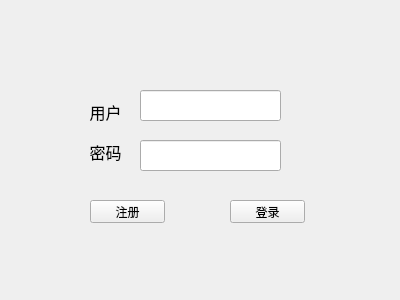
<?xml version="1.0" encoding="UTF-8"?>
<ui version="4.0">
 <class>Widget</class>
 <widget class="QWidget" name="Widget">
  <property name="geometry">
   <rect>
    <x>0</x>
    <y>0</y>
    <width>400</width>
    <height>300</height>
   </rect>
  </property>
  <property name="windowTitle">
   <string>Widget</string>
  </property>
  <widget class="QLabel" name="label">
   <property name="geometry">
    <rect>
     <x>80</x>
     <y>100</y>
     <width>51</width>
     <height>21</height>
    </rect>
   </property>
   <property name="text">
    <string>&lt;html&gt;&lt;head/&gt;&lt;body&gt;&lt;p align=&quot;center&quot;&gt;&lt;span style=&quot; font-size:12pt;&quot;&gt;用户&lt;/span&gt;&lt;/p&gt;&lt;/body&gt;&lt;/html&gt;</string>
   </property>
  </widget>
  <widget class="QLabel" name="label_2">
   <property name="geometry">
    <rect>
     <x>80</x>
     <y>140</y>
     <width>51</width>
     <height>21</height>
    </rect>
   </property>
   <property name="text">
    <string>&lt;html&gt;&lt;head/&gt;&lt;body&gt;&lt;p align=&quot;center&quot;&gt;&lt;span style=&quot; font-size:12pt;&quot;&gt;密码&lt;/span&gt;&lt;/p&gt;&lt;/body&gt;&lt;/html&gt;</string>
   </property>
  </widget>
  <widget class="QLineEdit" name="userLineEdit">
   <property name="geometry">
    <rect>
     <x>140</x>
     <y>90</y>
     <width>141</width>
     <height>31</height>
    </rect>
   </property>
  </widget>
  <widget class="QLineEdit" name="passwdLineEdit">
   <property name="geometry">
    <rect>
     <x>140</x>
     <y>140</y>
     <width>141</width>
     <height>31</height>
    </rect>
   </property>
  </widget>
  <widget class="QPushButton" name="registerButton">
   <property name="geometry">
    <rect>
     <x>90</x>
     <y>200</y>
     <width>75</width>
     <height>23</height>
    </rect>
   </property>
   <property name="text">
    <string>注册</string>
   </property>
  </widget>
  <widget class="QPushButton" name="loginButton">
   <property name="geometry">
    <rect>
     <x>230</x>
     <y>200</y>
     <width>75</width>
     <height>23</height>
    </rect>
   </property>
   <property name="text">
    <string>登录</string>
   </property>
  </widget>
 </widget>
 <layoutdefault spacing="6" margin="11"/>
 <resources/>
 <connections/>
</ui>
